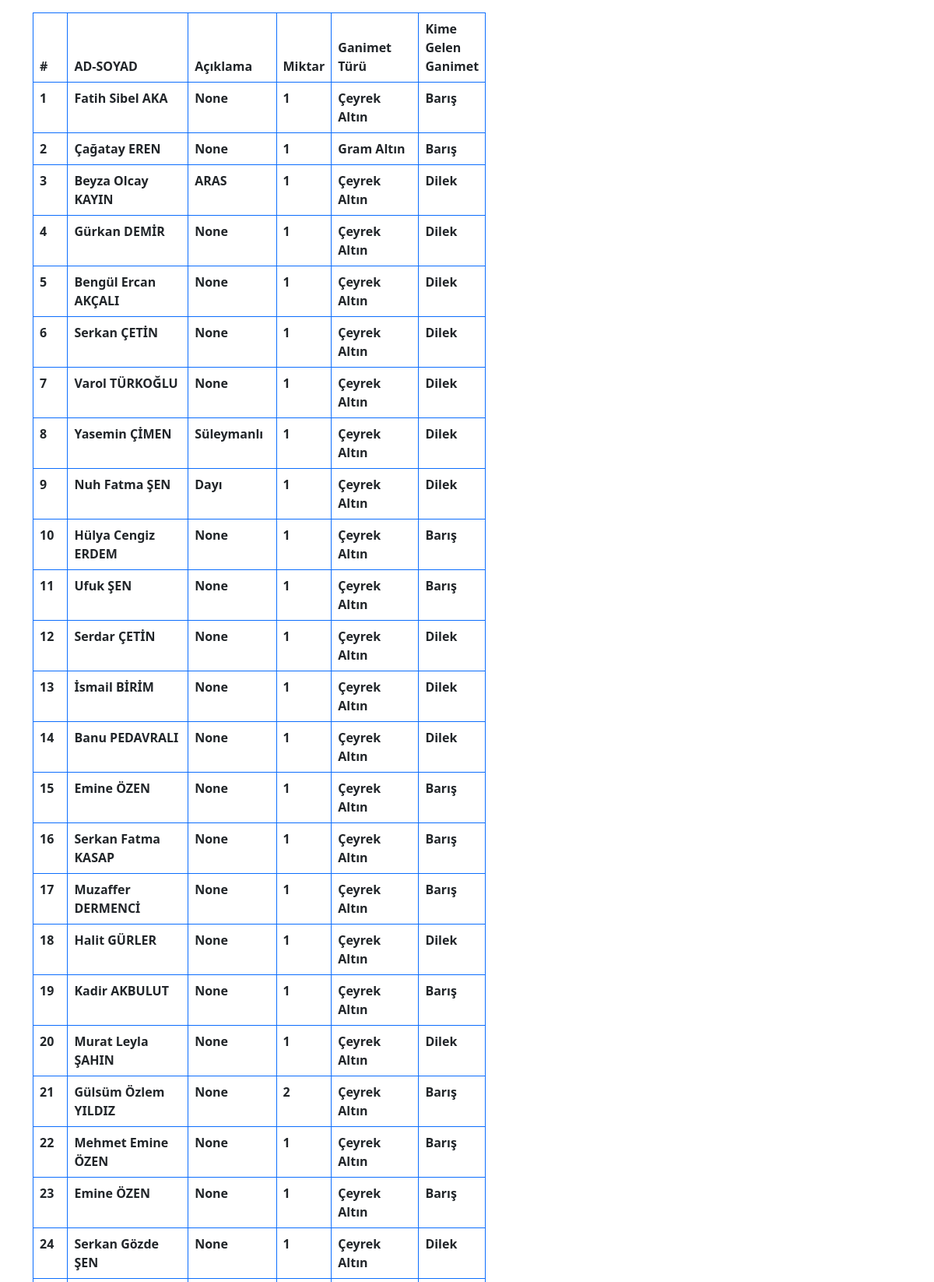
The page / (upper part) on the database its author committed.
### sunnet/models.py (models this page shows, shortened)
class GELEN_TAKILAR(models.Model):
    AD = models.TextField(db_column='Ad')  # Field name made lowercase.
    SOYAD = models.TextField(db_column='Soyad', blank=True, null=True)  # Field name made lowercase.
    ACIKLAMA = models.TextField(blank=True, null=True)
    MIKTAR = models.DecimalField(max_digits=19,decimal_places=2,blank=True, null=True)
    TAKI_TUR = models.ForeignKey('TAKI_TURU', models.PROTECT, blank=True, null=True)
    KISI = models.ForeignKey('KISILER', models.PROTECT, blank=True, null=True)
    ekleme_tarihi = models.DateTimeField(auto_now_add=True, blank=True, null=True)
    guncelleme_tarihi = models.DateTimeField(auto_now=True , blank=True, null=True)
    class Meta:
        verbose_name = "Gelen Ganimet"
        verbose_name_plural = "Gelen Ganimetler"

class TAKI_TURU(models.Model):
    class Meta:
        verbose_name = "Ganimet Türü"
        verbose_name_plural = "Ganimet Türleri"
    def __str__(self):
            return self.AD
    AD = models.TextField(blank=True, null=True)

class KISILER(models.Model):
    class Meta:
        verbose_name = "Kime Gelen Ganimet"
        verbose_name_plural = "Kime Gelen Ganimetler"
    def __str__(self):
            return self.AD
    AD = models.TextField(blank=True, null=True)

### sunnet/views.py (the view)
# urls.py: path('', views.index, name='index'),
def index(request):
    context = {
        "ganimet": GELEN_TAKILAR.objects.all(),
        "head": {
            'id': "#",
            'AD': 'Adı',
            'SOYAD': 'Soyadı',
            'ACIKLAMA': 'Açıklama',
            'MIKTAR': 'Miktar',
            'TAKI_TUR': 'Ganimet Türü',
            'KISI': 'Kime Gelen Ganimet'
        }
    }
    return render(request, 'sunnet/index.html', {'icerik': context})

### sunnet/Templates/sunnet/index.html (shortened to what this page needs)
{% load static %}
<!doctype html>
<html lang="en">
<head>
    <link href="https://cdn.jsdelivr.net/npm/bootstrap@5.2.3/dist/css/bootstrap.min.css" rel="stylesheet"
>
</head>
</head>
<body>
<div class="container mt-3">
    <div class="row">
        <div class="col-3">
            <div class="bd-example">
                <table class="table table-bordered border-primary">
                    <thead>
                    <tr>
                        <th scope="col">{{ icerik.head.id }}</th>
                        <th scope="col"> AD-SOYAD </th>
                        <th scope="col">{{ icerik.head.ACIKLAMA }}</th>
                        <th scope="col">{{ icerik.head.MIKTAR }}</th>
                        <th scope="col">{{ icerik.head.TAKI_TUR }}</th>
                        <th scope="col">{{ icerik.head.KISI }}</th>
                    </tr>
                    </thead>
                    <tbody>
                    {% for taki in icerik.ganimet %}
                        <tr>
                            <th scope="row">{{ taki.id }}</th>
                            <th scope="row">{{ taki.AD }} {{ taki.SOYAD|upper }}</th>
                            <th scope="row">{{ taki.ACIKLAMA }}</th>
                            <th scope="row">{{ taki.MIKTAR|floatformat:-2 }}</th>
                            <th scope="row">{{ taki.TAKI_TUR }}</th>
                            <th scope="row">{{ taki.KISI }}</th>
                        </tr>
                    {% endfor %}
                    </tbody>
                </table>
            </div>
        </div>
    </div>
</div>
</body>
</html>

### rows shown on the page
GELEN_TAKILAR: id "1", AD "Fatih Sibel", SOYAD "AKA", ACIKLAMA "None", MIKTAR "1", TAKI_TUR "Çeyrek Altın", KISI "Barış"
GELEN_TAKILAR: id "2", AD "Çağatay", SOYAD "EREN", ACIKLAMA "None", MIKTAR "1", TAKI_TUR "Gram Altın", KISI "Barış"
GELEN_TAKILAR: id "3", AD "Beyza Olcay", SOYAD "KAYIN", ACIKLAMA "ARAS", MIKTAR "1", TAKI_TUR "Çeyrek Altın", KISI "Dilek"
GELEN_TAKILAR: id "4", AD "Gürkan", SOYAD "DEMİR", ACIKLAMA "None", MIKTAR "1", TAKI_TUR "Çeyrek Altın", KISI "Dilek"
GELEN_TAKILAR: id "5", AD "Bengül Ercan", SOYAD "AKÇALI", ACIKLAMA "None", MIKTAR "1", TAKI_TUR "Çeyrek Altın", KISI "Dilek"
GELEN_TAKILAR: id "6", AD "Serkan", SOYAD "ÇETİN", ACIKLAMA "None", MIKTAR "1", TAKI_TUR "Çeyrek Altın", KISI "Dilek"
GELEN_TAKILAR: id "7", AD "Varol", SOYAD "TÜRKOĞLU", ACIKLAMA "None", MIKTAR "1", TAKI_TUR "Çeyrek Altın", KISI "Dilek"
GELEN_TAKILAR: id "8", AD "Yasemin", SOYAD "ÇİMEN", ACIKLAMA "Süleymanlı", MIKTAR "1", TAKI_TUR "Çeyrek Altın", KISI "Dilek"
GELEN_TAKILAR: id "9", AD "Nuh Fatma", SOYAD "ŞEN", ACIKLAMA "Dayı", MIKTAR "1", TAKI_TUR "Çeyrek Altın", KISI "Dilek"
GELEN_TAKILAR: id "10", AD "Hülya Cengiz", SOYAD "ERDEM", ACIKLAMA "None", MIKTAR "1", TAKI_TUR "Çeyrek Altın", KISI "Barış"
GELEN_TAKILAR: id "11", AD "Ufuk", SOYAD "ŞEN", ACIKLAMA "None", MIKTAR "1", TAKI_TUR "Çeyrek Altın", KISI "Barış"
GELEN_TAKILAR: id "12", AD "Serdar", SOYAD "ÇETİN", ACIKLAMA "None", MIKTAR "1", TAKI_TUR "Çeyrek Altın", KISI "Dilek"
GELEN_TAKILAR: id "13", AD "İsmail", SOYAD "BİRİM", ACIKLAMA "None", MIKTAR "1", TAKI_TUR "Çeyrek Altın", KISI "Dilek"
GELEN_TAKILAR: id "14", AD "Banu", SOYAD "PEDAVRALI", ACIKLAMA "None", MIKTAR "1", TAKI_TUR "Çeyrek Altın", KISI "Dilek"
GELEN_TAKILAR: id "15", AD "Emine", SOYAD "ÖZEN", ACIKLAMA "None", MIKTAR "1", TAKI_TUR "Çeyrek Altın", KISI "Barış"
GELEN_TAKILAR: id "16", AD "Serkan Fatma", SOYAD "KASAP", ACIKLAMA "None", MIKTAR "1", TAKI_TUR "Çeyrek Altın", KISI "Barış"
GELEN_TAKILAR: id "17", AD "Muzaffer", SOYAD "DERMENCİ", ACIKLAMA "None", MIKTAR "1", TAKI_TUR "Çeyrek Altın", KISI "Barış"
GELEN_TAKILAR: id "18", AD "Halit", SOYAD "GÜRLER", ACIKLAMA "None", MIKTAR "1", TAKI_TUR "Çeyrek Altın", KISI "Dilek"
GELEN_TAKILAR: id "19", AD "Kadir", SOYAD "AKBULUT", ACIKLAMA "None", MIKTAR "1", TAKI_TUR "Çeyrek Altın", KISI "Barış"
GELEN_TAKILAR: id "20", AD "Murat Leyla", SOYAD "ŞAHIN", ACIKLAMA "None", MIKTAR "1", TAKI_TUR "Çeyrek Altın", KISI "Dilek"
GELEN_TAKILAR: id "21", AD "Gülsüm Özlem", SOYAD "YILDIZ", ACIKLAMA "None", MIKTAR "2", TAKI_TUR "Çeyrek Altın", KISI "Barış"
GELEN_TAKILAR: id "22", AD "Mehmet Emine", SOYAD "ÖZEN", ACIKLAMA "None", MIKTAR "1", TAKI_TUR "Çeyrek Altın", KISI "Barış"
GELEN_TAKILAR: id "23", AD "Emine", SOYAD "ÖZEN", ACIKLAMA "None", MIKTAR "1", TAKI_TUR "Çeyrek Altın", KISI "Barış"
GELEN_TAKILAR: id "24", AD "Serkan Gözde", SOYAD "ŞEN", ACIKLAMA "None", MIKTAR "1", TAKI_TUR "Çeyrek Altın", KISI "Dilek"

### other values the page prints
{{ icerik.head.id }} "#"
{{ icerik.head.ACIKLAMA }} "Açıklama"
{{ icerik.head.MIKTAR }} "Miktar"
{{ icerik.head.TAKI_TUR }} "Ganimet Türü"
{{ icerik.head.KISI }} "Kime Gelen Ganimet"
